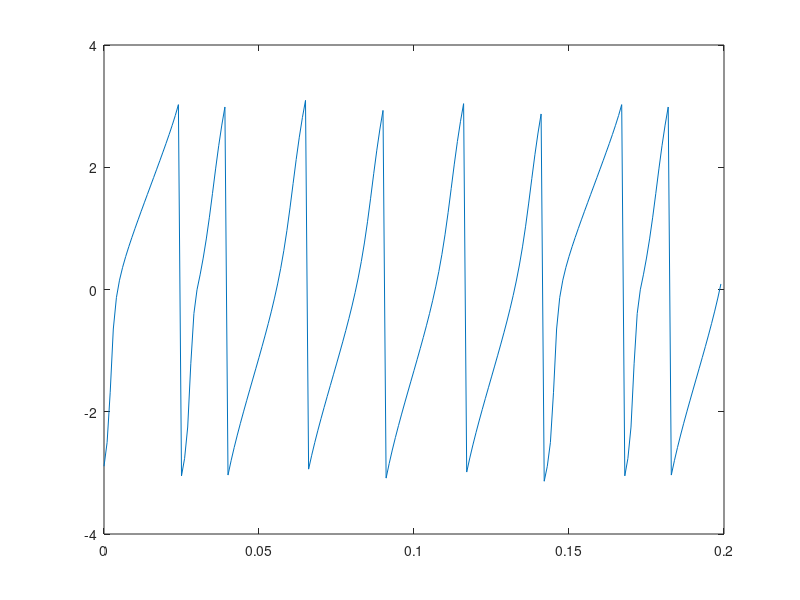

Here is the MATLAB script that generated this plot:
   clear all;
    clc;
    
    %freal=6Hz
    %ffake=4Hz
   freq=7; %real freq
 
   
   Fs= 1000; %sampling freq
   L= 256;
   NFFT=256;
   f = Fs/2*linspace(0,1,NFFT/2+1);
   
    %mkdir(strcat('D:\Tian\MW\difffreq test\rand_realfreq',num2str(freq),'Hz_phasefreq',num2str(phasefreq),'Hz'));
    
    
    y(1:1000,1:600)=0;
 %{
    n=1;
    for t=0:0.01:10
        m=1;
        for x=0:0.14:40
        y(m,n)=sin(2*pi*x/20+2*pi*7*t); %sin wave 
        m=m+1;
        end 
        n=n+1;
    end 
  %}  
    
    n=1;
    for t=0:0.001:0.6
        m=1;
        for x=0
        %y(m,n)=sawtooth(2*pi*x/20+2*pi*7*t); 
        y(m,n)= mod(x/20+7*t,1);
        m=m+1;
        end 
        n=n+1;
    end 
    time=0:0.001:0.199;
 
space(1:286)=0;
for a =1:286
    space(a)=0.14*(a-1);
end 

j=1;
 for phasefreq=42
   %phaseImage(1:200,1:285)=0;
   phasevstime(1:200)=0;
   for i=1:200
   frequencyProfile =  fft(y(j,i:i+255),NFFT);
   frequencyAmplitudeProfile = (2*abs(frequencyProfile(1:NFFT/2+1)));
   
   %plot(f(:),frequencyAmplitudeProfile);
   
   phase= angle(frequencyProfile(1:129));
   %phaseImage(1:200,j)=phase(ceil(phasefreq*1.3));
   phasevstime(i)=phase(ceil(phasefreq*0.256));
   
   end 
   
   plot(time,phasevstime);
         %imwrite (ind2rgb(im2uint8(mat2gray(phaseImage)),parula),strcat('D:\Tian\MW\difffreq test\phasefreq_C',num2str(phasefreq),'Hz_pure_T',num2str(i),'.tif'));
 end
  
